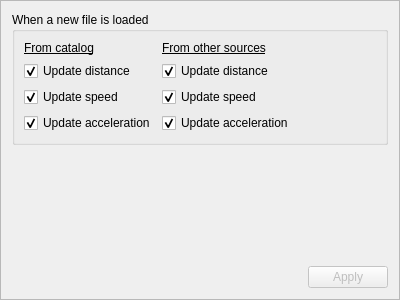
<?xml version="1.0" encoding="UTF-8"?>
<ui version="4.0">
 <class>DisplayStatisticOptionsFrame</class>
 <widget class="QFrame" name="DisplayStatisticOptionsFrame">
  <property name="geometry">
   <rect>
    <x>0</x>
    <y>0</y>
    <width>400</width>
    <height>300</height>
   </rect>
  </property>
  <property name="windowTitle">
   <string>Frame</string>
  </property>
  <property name="frameShape">
   <enum>QFrame::StyledPanel</enum>
  </property>
  <property name="frameShadow">
   <enum>QFrame::Raised</enum>
  </property>
  <layout class="QVBoxLayout" name="verticalLayout">
   <item>
    <widget class="QGroupBox" name="groupBoxOnLoaded">
     <property name="title">
      <string>When a new file is loaded</string>
     </property>
     <layout class="QFormLayout" name="formLayout">
      <property name="fieldGrowthPolicy">
       <enum>QFormLayout::AllNonFixedFieldsGrow</enum>
      </property>
      <item row="0" column="0">
       <widget class="QLabel" name="labelFromCatalog">
        <property name="font">
         <font>
          <weight>50</weight>
          <bold>false</bold>
          <underline>true</underline>
         </font>
        </property>
        <property name="text">
         <string>From catalog</string>
        </property>
       </widget>
      </item>
      <item row="0" column="1">
       <widget class="QLabel" name="labelFromOtherSource">
        <property name="font">
         <font>
          <underline>true</underline>
         </font>
        </property>
        <property name="text">
         <string>From other sources</string>
        </property>
       </widget>
      </item>
      <item row="1" column="0">
       <widget class="QCheckBox" name="checkBoxCatalogUpdateDistance">
        <property name="text">
         <string>Update distance</string>
        </property>
        <property name="checked">
         <bool>true</bool>
        </property>
       </widget>
      </item>
      <item row="1" column="1">
       <widget class="QCheckBox" name="checkBoxOtherUpdateDistances">
        <property name="text">
         <string>Update distance</string>
        </property>
        <property name="checked">
         <bool>true</bool>
        </property>
       </widget>
      </item>
      <item row="2" column="0">
       <widget class="QCheckBox" name="checkBoxCatalogUpdateSpeed">
        <property name="text">
         <string>Update speed</string>
        </property>
        <property name="checked">
         <bool>true</bool>
        </property>
       </widget>
      </item>
      <item row="2" column="1">
       <widget class="QCheckBox" name="checkBoxOtherUpdateSpeed">
        <property name="text">
         <string>Update speed</string>
        </property>
        <property name="checked">
         <bool>true</bool>
        </property>
       </widget>
      </item>
      <item row="3" column="0">
       <widget class="QCheckBox" name="checkBoxCatalogUpdateAcceleration">
        <property name="text">
         <string>Update acceleration</string>
        </property>
        <property name="checked">
         <bool>true</bool>
        </property>
       </widget>
      </item>
      <item row="3" column="1">
       <widget class="QCheckBox" name="checkBoxOtherUpdateAcceleration">
        <property name="text">
         <string>Update acceleration</string>
        </property>
        <property name="checked">
         <bool>true</bool>
        </property>
       </widget>
      </item>
     </layout>
    </widget>
   </item>
   <item>
    <spacer name="verticalSpacer">
     <property name="orientation">
      <enum>Qt::Vertical</enum>
     </property>
     <property name="sizeHint" stdset="0">
      <size>
       <width>20</width>
       <height>40</height>
      </size>
     </property>
    </spacer>
   </item>
   <item>
    <widget class="QDialogButtonBox" name="buttonBox">
     <property name="enabled">
      <bool>false</bool>
     </property>
     <property name="standardButtons">
      <set>QDialogButtonBox::Apply</set>
     </property>
    </widget>
   </item>
  </layout>
 </widget>
 <resources/>
 <connections/>
</ui>
